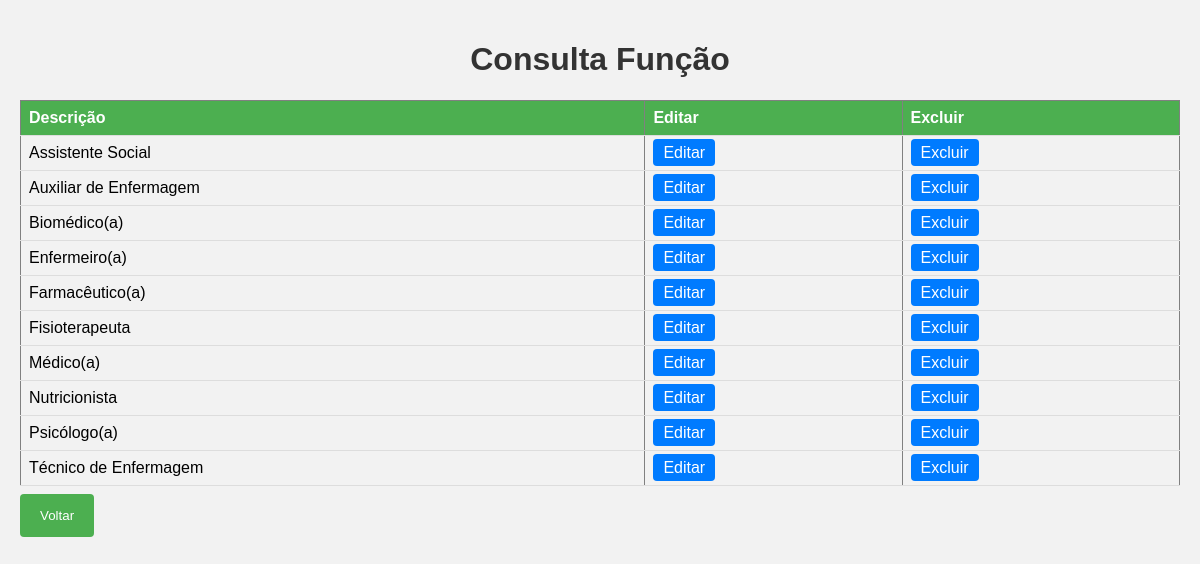
The page /consulta_funcao.php on the database its author committed.
### tables this page shows
CREATE TABLE funcao (
    id integer AUTO_INCREMENT PRIMARY KEY,
    descricao VARCHAR(100)
) engine INNODB;

### consulta_funcao.php (the view, shortened to what this page needs)
<!DOCTYPE html>
<html lang="pt-br">
<head>
</head>
<body>
    <form action="" method="post">
        <h1>Consulta Função</h1>
        <table border="1" width="100%">
        <?php
            include('conexao.php');
            $query="SELECT * FROM funcao ORDER BY descricao";
            $resu=mysqli_query($con,$query) or die(mysql_connect_error());
            echo "<tr><th>Descrição</th><th>Editar</th><th>Excluir</th></tr>";
            while ($reg = mysqli_fetch_array($resu)){
                echo "<tr><td>" . $reg['descricao'] . "</td>";
                echo "<td><a href='alterar_funcao.php?id=". $reg['id'] . "'>Editar</a></td>";
                echo "<td><a href='excluir_funcao.php?id=". $reg['id'] . "'>Excluir</a></td></tr>";
            }
        ?>
        </table>
    </form>
    <button id="btnVoltar" onclick="window.location='funcao.php'">Voltar</button>
</body>
</html>

### consulta_funcao.php (style rules this page uses)
body { font-family: Arial, sans-serif; background-color: #f2f2f2; margin: 0; padding: 20px; }
h1 { text-align: center; color: #333; }
table { width: 100%; border-collapse: collapse; margin-top: 20px; }
th, td { padding: 8px; text-align: left; border-bottom: 1px solid #ddd; }
th { background-color: #4CAF50; color: white; }
a { text-decoration: none; color: #007bff; padding: 5px 10px; border-radius: 4px; background-color: #007bff; color: white; }
#btnVoltar { background-color: #4CAF50; color: white; padding: 14px 20px; margin: 8px 0; border: none; border-radius: 4px; cursor: pointer; margin-bottom: 20px; }

### rows shown on the page
funcao: descricao "Assistente Social"
funcao: descricao "Auxiliar de Enfermagem"
funcao: descricao "Biomédico(a)"
funcao: descricao "Enfermeiro(a)"
funcao: descricao "Farmacêutico(a)"
funcao: descricao "Fisioterapeuta"
funcao: descricao "Médico(a)"
funcao: descricao "Nutricionista"
funcao: descricao "Psicólogo(a)"
funcao: descricao "Técnico de Enfermagem"
